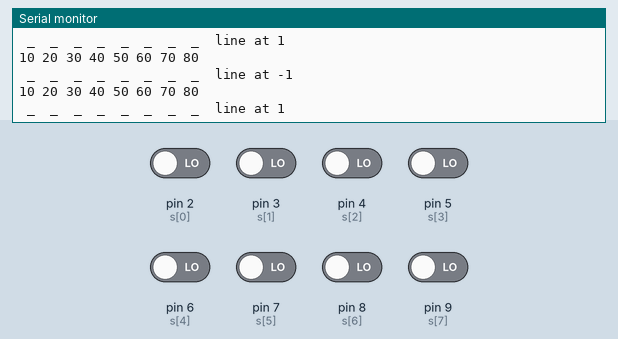
Recording of a sketch running on a simulated Arduino Uno, built with avr-gcc and run on an emulated ATmega328P. On the bench: the last lines printed to the serial monitor. The test bench sets the inputs (shaded band); at power-on: pin 2 (s[0]), pin 3 (s[1]), pin 4 (s[2]), pin 5 (s[3]), pin 6 (s[4]), pin 7 (s[5]), pin 8 (s[6]), pin 9 (s[7]) LOW.

Above: at 1.8 s.
1.9 s: pin 2 (s[0]) driven HIGH
At 2.32 s:
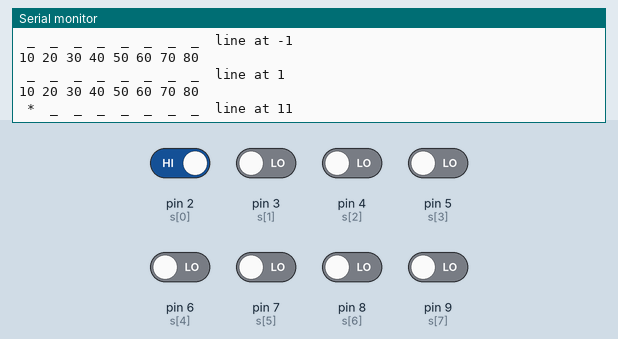
4.0 s: pin 3 (s[1]) driven HIGH
At 4.32 s:
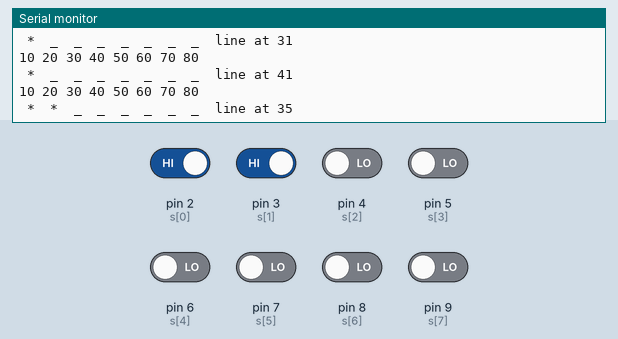
6.0 s: pin 4 (s[2]) driven HIGH
At 6.33 s:
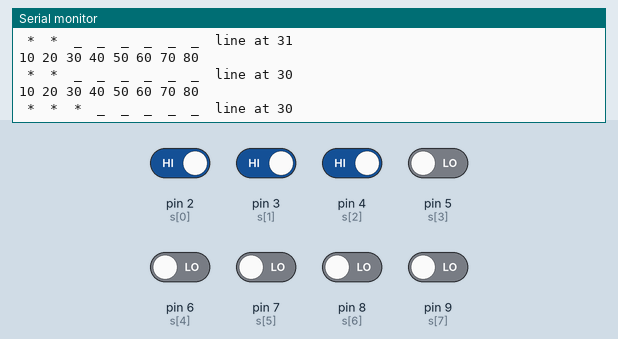
8.0 s: pin 5 (s[3]) driven HIGH
At 8.33 s:
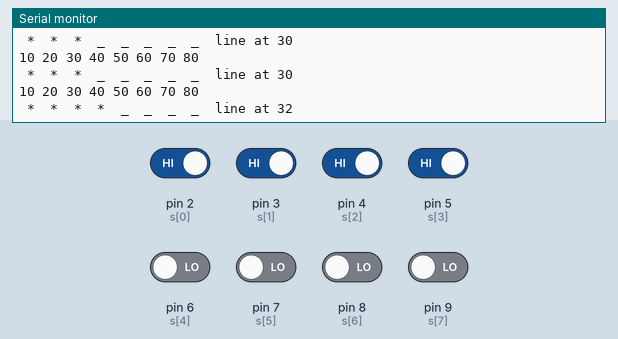
10.0 s: pin 6 (s[4]) driven HIGH
At 10.33 s:
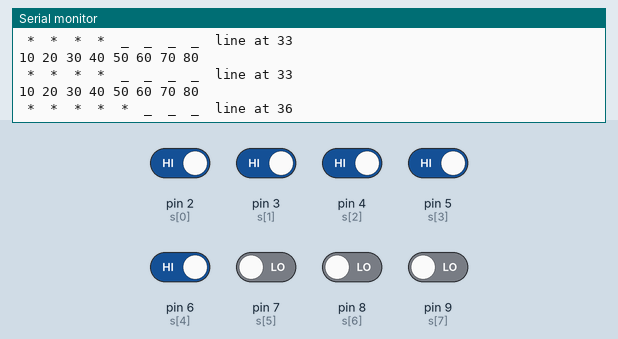
12.0 s: pin 7 (s[5]) driven HIGH
At 12.34 s:
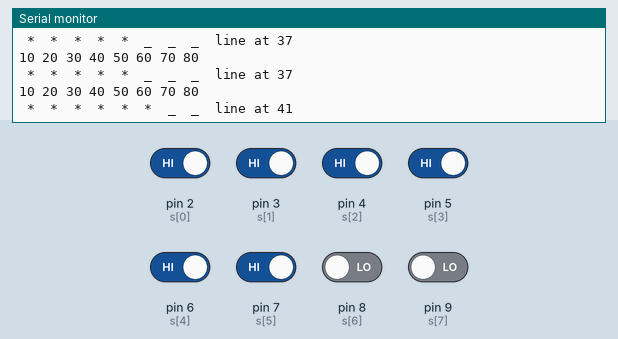
Timing chart, 0 to 15.0 s (numbered marks = the images above; inputs shaded):
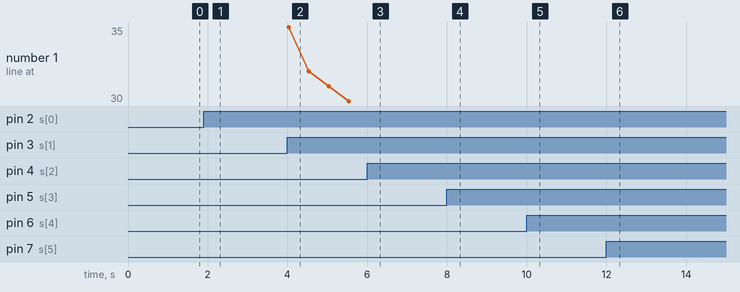

Measured:
- after the input at 1.9 s, the serial monitor: prints a new line after 0.13 s (image 1)
- after the input at 4.0 s, the serial monitor: prints a new line at once (image 2)
- after the input at 6.0 s, the serial monitor: prints a new line at once (image 3)
- after the input at 8.0 s, the serial monitor: prints a new line at once (image 4)
- after the input at 10.0 s, the serial monitor: prints a new line at once (image 5)
- after the input at 12.0 s, the serial monitor: prints a new line at once (image 6)

The sketch:

8array_IR.ino
```cpp
int s[8]={2,3,4,5,6,7,8,9},i,avg=0,j;
int a[8]={10,20,30,40,50,60,70,80},b[8];

void setup() {
 for(i=0;i<8;i++)
 pinMode(s[i],INPUT);
  Serial.begin(9600);

}

void loop() {
Serial.println("10 20 30 40 50 60 70 80");
j=0;
for(i=0;i<8;i++)
{if(digitalRead(s[i])==HIGH)
{Serial.print(" * ");
 b[j++]=a[i];
}
else
Serial.print(" _ ");
}
i=j;
while(j>=0)
avg=avg+b[j--];
avg=avg/i;
Serial.print(" line at ");
Serial.println(avg);
delay(500);
}
```
